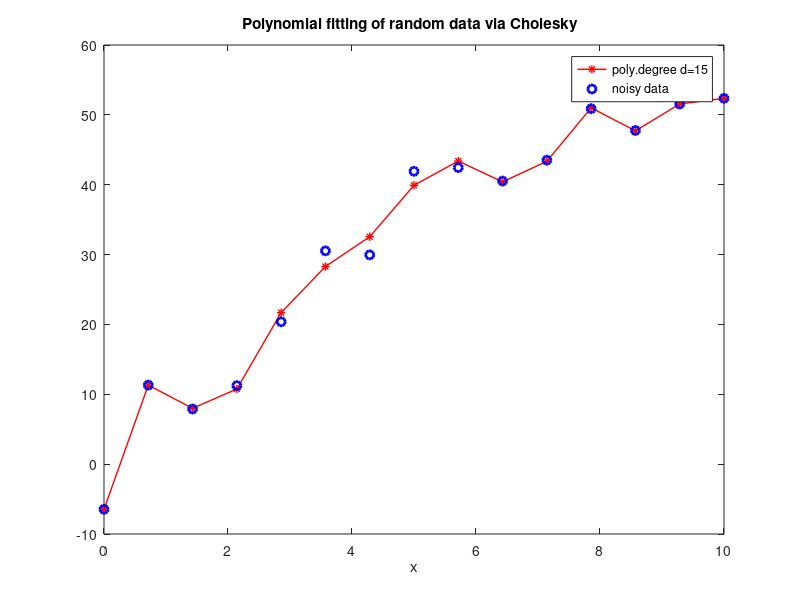

The MATLAB source for this figure:
% ----------------------------------------
%   Solution of least squares  problem  min_x || Ax - y ||_2
%   using the method of normal equations.
%   Matrix  A is constructed as a Vandermonde matrix.
%   Program performs fitting to the function y = 5x+7
% --------------------------------------------------------------

d=15;  % degree of the polynomial
m=15;%number of discretization points or rows in the matrix A

x=zeros(1,m);
y=zeros(1,m);
b=zeros(1,m);

x = linspace(0,10.0,m); 

A=[];
brus = 0.1;
brus = brus*60.0*randn(size(x));

for i=1:1:m
	
  %  exact function which should be approximated
b(i) = 5*x(i) + 7;

% genererar observationer  med random brus

y(i) =  b(i) + brus(i);

end

% construction of a Vandermonde matrix

for i=1:1:m
  for j=1:1:d+1
    A(i,j)=power(x(i),j-1);
  end
end

% computing the right hand side in the method of normal equations
c=A'*y';

% computing matrix in the left hand side in the method of normal equations
C=A'*A;

l=zeros(d+1);

% solution of the normal equation using Cholesky decomposition

for j=1:1:d+1
  s1=0;
  for k=1:1:j-1
    s1=s1+l(j,k)*l(j,k);
  end
  l(j,j)=(C(j,j)-s1)^(1/2);
  for i=j+1:1:d+1
    s2=0;
    for k=1:1:j-1
      s2=s2+l(i,k)*l(j,k);
    end
    l(i,j)=(C(i,j)-s2)/l(j,j);
  end
end
for i=1:1:d+1
  for k=1:1:i-1
    c(i)=c(i)-c(k)*l(i,k);
  end
  c(i)=c(i)/l(i,i);
end
for i=d+1:-1:1
  for k=d+1:-1:i+1
    c(i)=c(i)-c(k)*l(k,i);
  end
  c(i)=c(i)/l(i,i);
end




% computed coefficients

c

% compute approximation to this exact polynomial with comp. coefficients c
approx = A*c;

figure(1)
plot(x,approx,'*- r', 'linewidth',1)
hold on
% plot of noisy  data
plot(x,y,'o b', 'linewidth',2)

hold off

str_xlabel = ['poly.degree d=', num2str(d)];

legend(str_xlabel,'noisy data');

xlabel('x')
  title('Polynomial fitting of random data via Cholesky  ')

% computation of the relative error  in coefficients to be recovered as
%  norm(approx. value - true value) / norm(true value)

% computation of the relative error  in function to be recovered as
%  norm(approx. value - true value) / norm(true value)


relerror_func = norm(y'- approx)/norm(y')
